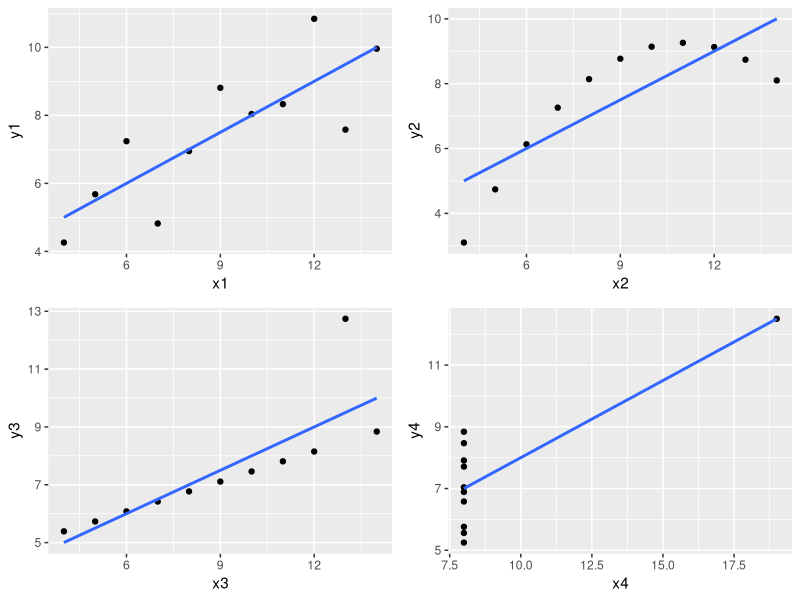
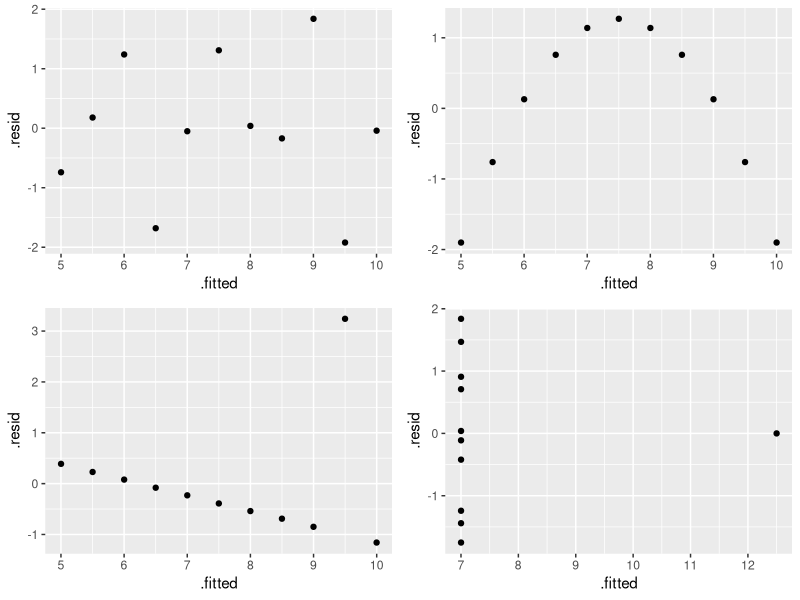
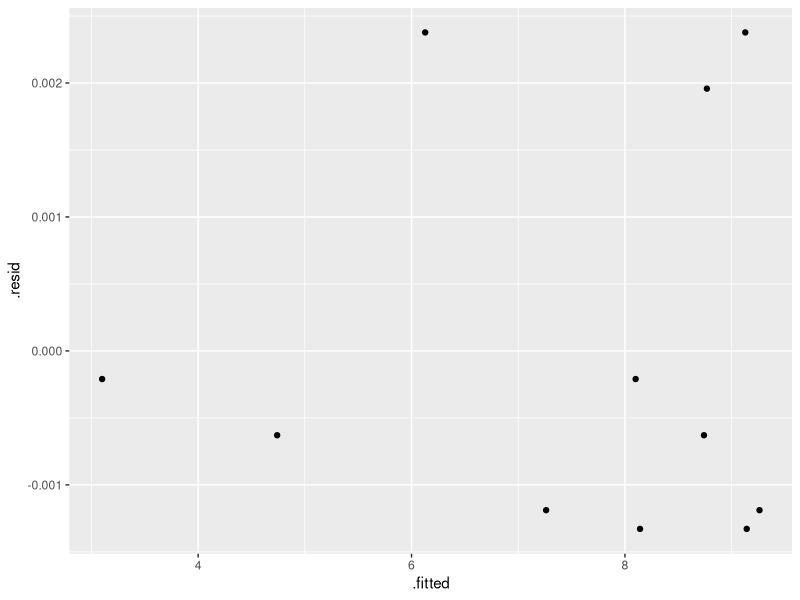
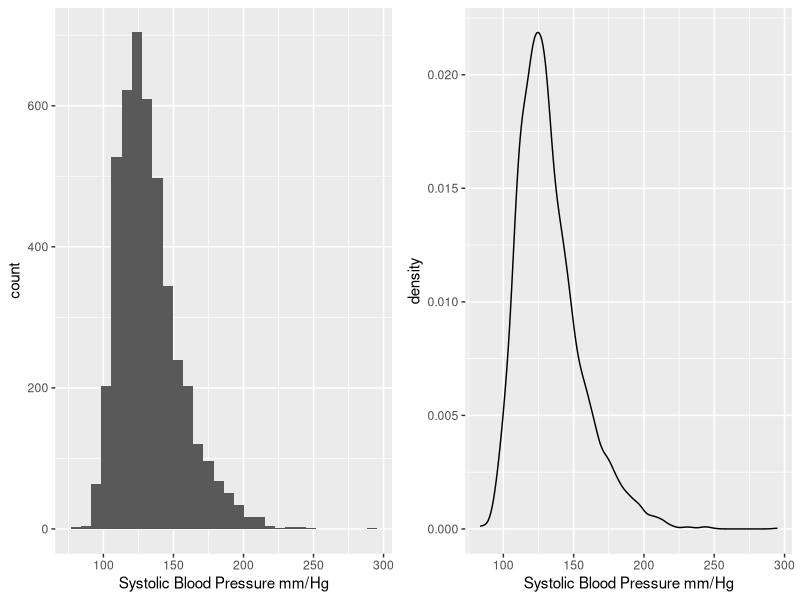
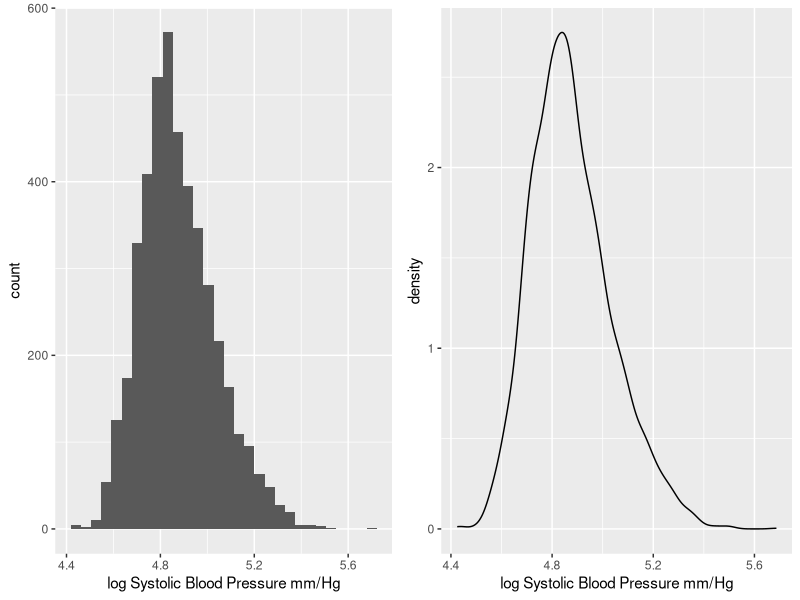
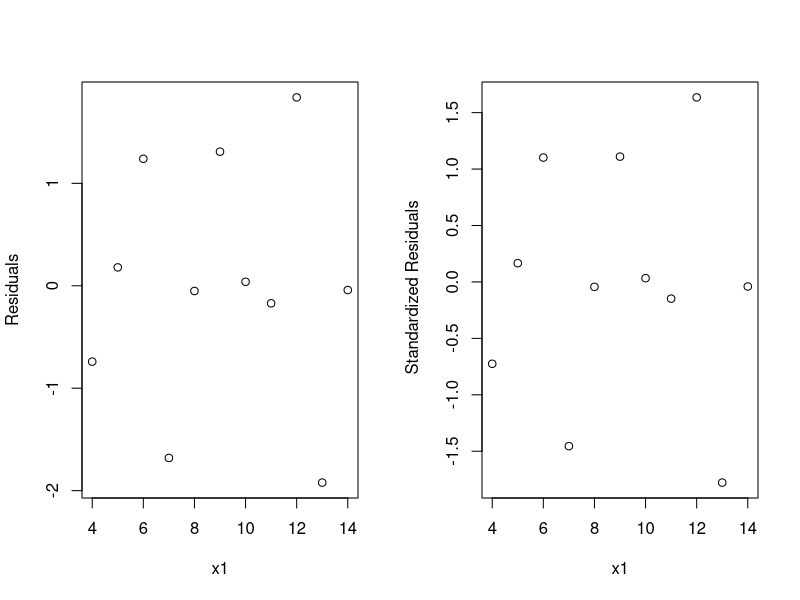
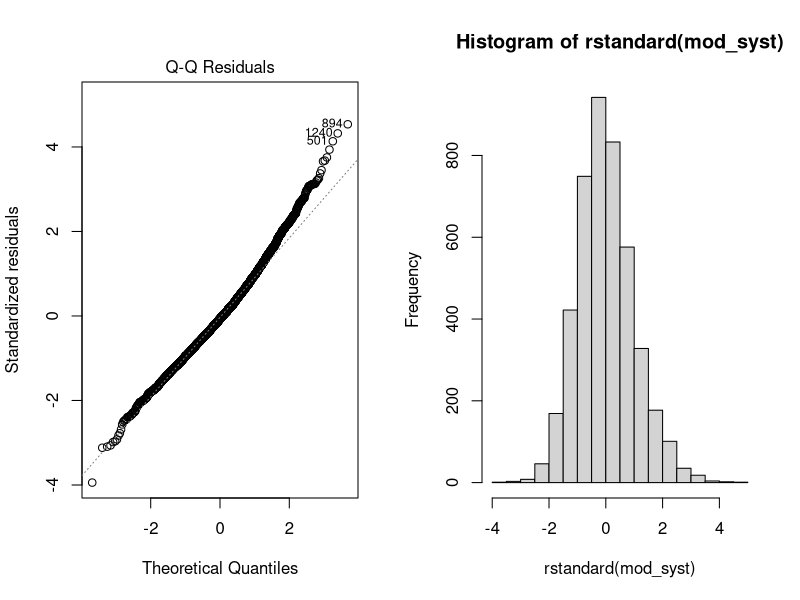
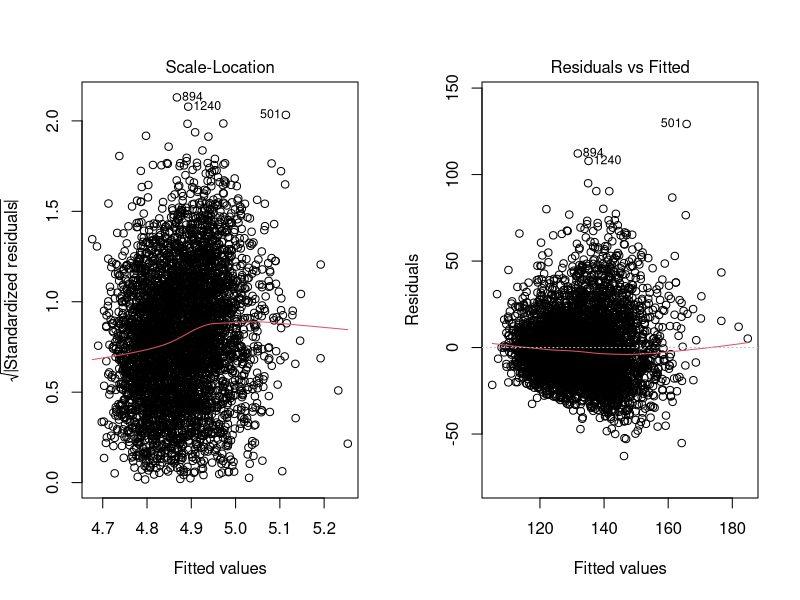

Write R code to recreate these figures, in order.
## ---- chunk 1
knitr::opts_chunk$set(error = TRUE)
knitr::opts_chunk$set(warning=FALSE)
knitr::opts_chunk$set(message=FALSE)
knitr::opts_chunk$set(results="hold")
knitr::opts_chunk$set(cache=F)
## ---- chunk 2
anscombe
## ---- chunk 3
mod1 <- lm(y1 ~ x1, data=anscombe)
mod2 <- lm(y2 ~ x2, data=anscombe)
mod3 <- lm(y3 ~ x3, data=anscombe)
mod4 <- lm(y4 ~ x4, data=anscombe)
## ---- chunk 4
library(broom)
library(dplyr)
tidy1 <- tidy(mod1, conf.int = T)
tidy2 <- tidy(mod2, conf.int = T)
tidy3 <- tidy(mod3, conf.int = T)
tidy4 <- tidy(mod4, conf.int = T)

knitr::kable(bind_rows(tidy1,tidy2, tidy3, tidy4)[,-c(3,4)])
## ---- chunk 5
glance1 <- glance(mod1)
glance2 <- glance(mod2)
glance3 <- glance(mod3)
glance4 <- glance(mod4)

knitr::kable(bind_rows(glance1,glance2, glance3, glance4))
## ---- chunk 6
library(ggplot2)
library(gridExtra)
p1 <- ggplot(anscombe, aes(x1,y1)) + geom_point() + geom_smooth(method="lm", se=FALSE)
p2 <- ggplot(anscombe, aes(x2,y2)) + geom_point() + geom_smooth(method="lm", se=FALSE)
p3 <- ggplot(anscombe, aes(x3,y3)) + geom_point() + geom_smooth(method="lm", se=FALSE)
p4 <- ggplot(anscombe, aes(x4,y4)) + geom_point() + geom_smooth(method="lm", se=FALSE)
grid.arrange(p1,p2,p3, p4, ncol=2)
## ---- chunk 7

p1 <- ggplot(mod1, aes(.fitted, .resid)) + geom_point() 
p2 <- ggplot(mod2, aes(.fitted, .resid)) + geom_point()
p3 <- ggplot(mod3, aes(.fitted, .resid)) + geom_point()
p4 <- ggplot(mod4, aes(.fitted, .resid)) + geom_point()
grid.arrange(p1,p2,p3, p4, ncol=2)

## ---- chunk 8
anscombe$x2sq <- anscombe$x2^2
mod2a <- lm(y2 ~ x2 +  x2sq, data=anscombe)
knitr::kable(tidy(mod2a, conf.int=T)[,-c(3,4)])
## ---- chunk 9
knitr::kable(glance(mod2a))
## ---- chunk 10
ggplot(mod2a, aes(.fitted, .resid)) + geom_point()
## ---- chunk 11
library(haven)
fhs <- read_dta("fhs.dta")
## ---- chunk 12
p1 = ggplot(fhs, aes(sysbp1))  + geom_histogram() + xlab("Systolic Blood Pressure mm/Hg")
p2 = ggplot(fhs, aes(sysbp1))  + geom_density() + xlab("Systolic Blood Pressure mm/Hg")
grid.arrange(p1,p2, ncol=2)
## ---- chunk 13
fhs <- fhs %>% mutate(sysbp1t = log(sysbp1))
p1 = ggplot(fhs, aes(sysbp1t))  + geom_histogram() + xlab("log Systolic Blood Pressure mm/Hg")
p2 = ggplot(fhs, aes(sysbp1t))  + geom_density() + xlab("log Systolic Blood Pressure mm/Hg")
grid.arrange(p1,p2, ncol=2)
## ---- chunk 14
mod <- lm(sysbp1 ~ bmi1 + age1, data=fhs)
## ---- chunk 15
knitr::kable(tidy(mod, conf.int=T)[,-c(3,4)])
knitr::kable(glance(mod))
## ---- chunk 16
mod_syst <- lm(sysbp1t ~ bmi1 + age1, data=fhs)
knitr::kable(tidy(mod_syst, conf.int=T)[,-c(3,4)])
knitr::kable(glance(mod_syst))
## ---- chunk 17
par(mfrow=c(1,2))
plot(anscombe$x1, resid(mod1), xlab="x1", ylab="Residuals")
plot(anscombe$x1, rstandard(mod1),xlab="x1", ylab=" Standardized Residuals")
## ---- chunk 18
plot(mod_syst, 2)
## ---- chunk 19
hist(rstandard(mod_syst))
## ---- chunk 20
mean(mod_syst$residuals)
## ---- chunk 21
plot(mod_syst, 3)
## ---- chunk 22
plot(mod, 1)
## ---- chunk 23

cor.test(anscombe$x2, mod2$residuals)
cor.test(anscombe$x2sq, mod2a$residuals)

